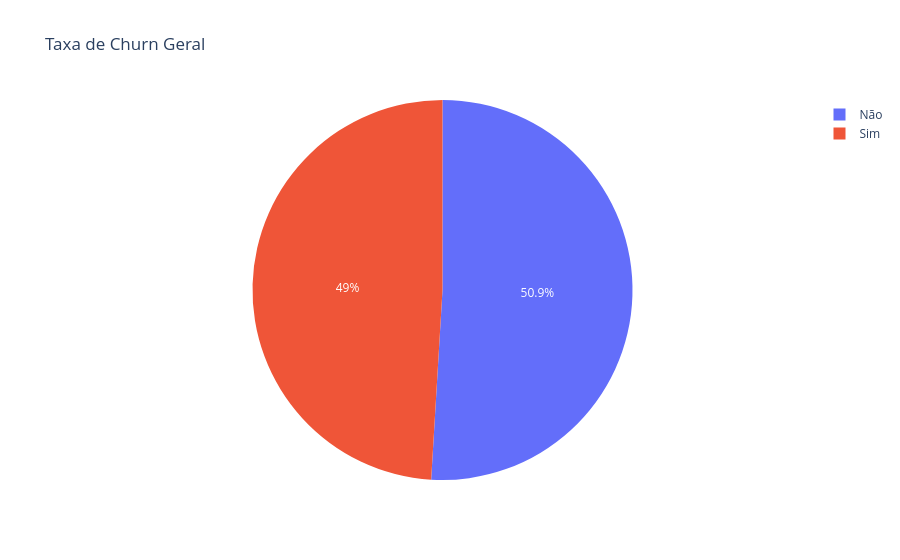

Notebook code for this chart:
### Code cell
# Gráfico Versão Interativa

# Coleta a contagem por categoria
churn_counts = df_churn['Churn'].value_counts()

# Cria o gráfico
fig_pie = px.pie(
    values = churn_counts.values,
    names = churn_counts.index.map({1: 'Sim', 0: 'Não'}),
    title = 'Taxa de Churn Geral',
    color = churn_counts.index.map({1:'Sim', 0: 'Não'}),
    color_discrete_map = {'Sim': '#EF5538', 'Não': '#636EFA'})
fig_pie.show()

### Figure 1 — Plotly figure (JSON) as saved in the notebook; plotly's stock layout.template omitted (floating-point values rounded to 4 significant figures)
{"data": [{"customdata": [["Não"], ["Sim"]], "domain": {"x": [0, 1], "y": [0, 1]}, "hovertemplate": "label=%{label}<br>value=%{value}<br>color=%{customdata[0]}<extra></extra>", "labels": ["Não", "Sim"], "legendgroup": "", "marker": {"colors": ["#636EFA", "#EF5538"]}, "name": "", "showlegend": true, "type": "pie", "values": [1019, 981]}], "layout": {"legend": {"tracegroupgap": 0}, "title": {"text": "Taxa de Churn Geral"}}}
